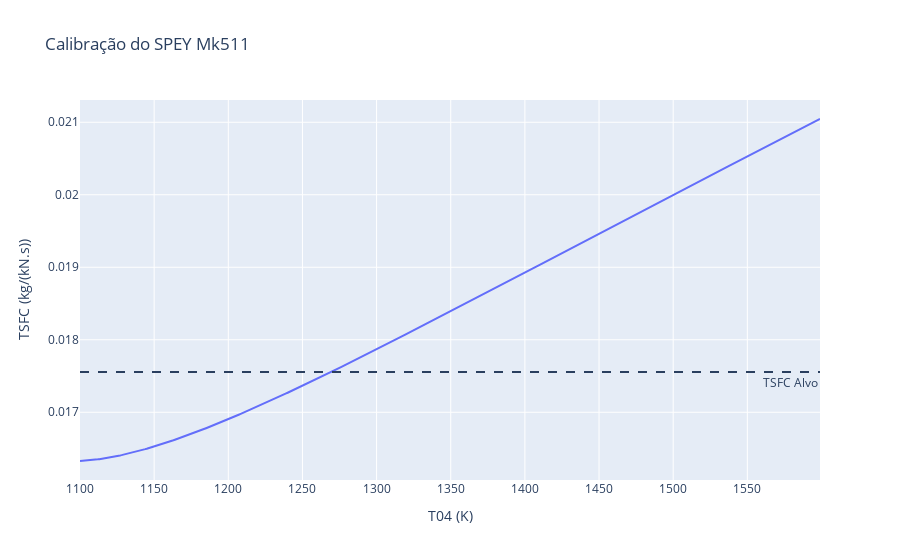
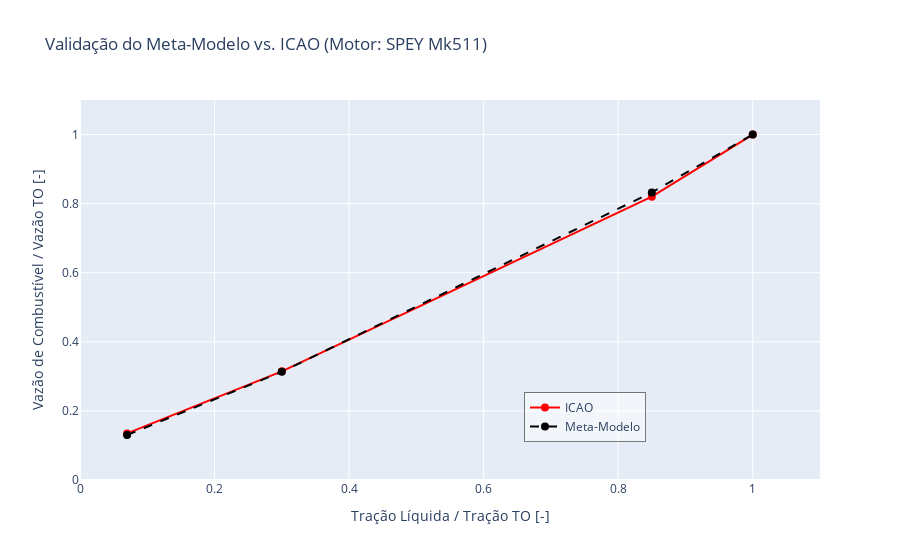

Notebook code for these charts, in order:
### Markdown cell above
### SPEY Mk511

### Code cell
# --- Configuração de Logger e Diretórios ---
LOG_DIR = "logs"
IMAGES_DIR = Path("images") # Define um diretório para salvar as imagens
if not os.path.exists(LOG_DIR): os.makedirs(LOG_DIR)
if not os.path.exists(IMAGES_DIR): os.makedirs(IMAGES_DIR)

logger = logging.getLogger("validation_plot")
logger.setLevel(logging.INFO)
if not logger.handlers:
    file_handler = logging.FileHandler(os.path.join(LOG_DIR, "validation.log"), mode='w', encoding='utf-8')
    console_handler = logging.StreamHandler()
    formatter = logging.Formatter('%(asctime)s - %(levelname)s - %(message)s')
    file_handler.setFormatter(formatter)
    console_handler.setFormatter(formatter)
    logger.addHandler(file_handler)
    logger.addHandler(console_handler)
lto_thrust_percentages = [0.07, 0.30, 0.85, 1.00]

# ==============================================================================
# 1. CONFIGURAÇÃO E CALIBRAÇÃO DO MOTOR
# ==============================================================================
logger.info("Iniciando calibração do motor para validação...")

# Configuração base e do motor
motor = "SPEY Mk511"
engine_config = {
    "bpr": 0.64,
    "prf": 1.5,
    "prc": 19.9 / 1.5,
}
icao_fuel_flow_kgs = [0.12, 0.28, 0.730, 0.890]
rated_thrust_kN = 50.7  # Empuxo nominal (100%)
fuel_flow_takeoff_kgs = 0.890  # Consumo em 100% de empuxo
t_04_bounds = (1100, 1600)
m_dot_bounds = (100, 800)

# Calibração
config_base = DEFAULT_CONFIG_TURBOFAN.copy()
config_base.update(engine_config)
turbofan = Turbofan(config_base)
optimization_status = turbofan.calibrate_turbofan(
    rated_thrust_kN=rated_thrust_kN,
    fuel_flow_kgs=fuel_flow_takeoff_kgs,
    t04_bounds=t_04_bounds,
    m_dot_bounds= m_dot_bounds
)
logger.info(f"Status da Calibração: {optimization_status}")

# Salva imagem da calibração
fig_calibracao = turbofan.plot_calibration_result(
    fuel_flow_takeoff_kgs/rated_thrust_kN,
    t04_range=np.arange(t_04_bounds[0], t_04_bounds[1], 1),
    title=f"Calibração do {motor}",
)
fig_calibracao.show()
fig_calibracao.write_image(IMAGES_DIR / f"{motor}_calibration.png", width=800, height=500, scale=2)

# ==============================================================================
# 2. GERAÇÃO DE DADOS (Meta-Modelo vs. ICAO)
# ==============================================================================
logger.info("Gerando dados para os pontos do ciclo LTO...")

# Calcula o consumo de combustível do seu modelo em cada ponto LTO
meta_modelo_fuel_flow_kgs = []
for thrust_perc in lto_thrust_percentages:
    turbofan.update_environment(percentage_of_rated_thrust=thrust_perc)
    meta_modelo_fuel_flow_kgs.append(turbofan.get_fuel_consumption())

# Normaliza os resultados pelo consumo de decolagem
meta_modelo_normalized = [ff / fuel_flow_takeoff_kgs for ff in meta_modelo_fuel_flow_kgs]

# Normaliza os dados da ICAO pelo consumo de decolagem
icao_normalized = [ff / fuel_flow_takeoff_kgs for ff in icao_fuel_flow_kgs]

# ==============================================================================
# 3. CRIAÇÃO DO DATAFRAME
# ==============================================================================

# Estrutura os dados para o Plotly
plot_df = pd.DataFrame({
    "Tração Líquida / Tração TO [-]": lto_thrust_percentages,
    "Meta-Modelo": meta_modelo_normalized,
    "ICAO": icao_normalized,
})
logger.info(f"DataFrame para plotagem:\n{plot_df}")

# ==============================================================================
# 4. PLOTAGEM COM PLOTLY GRAPH_OBJECTS (GO)
# ==============================================================================
logger.info("Gerando gráfico...")

# Inicializa a figura
fig = go.Figure()

# --- Adiciona a Linha da ICAO (Vermelha, Sólida) ---
fig.add_trace(go.Scatter(
    x=plot_df["Tração Líquida / Tração TO [-]"],
    y=plot_df["ICAO"],
    mode='lines+markers',  # Linhas e marcadores
    name='ICAO',
    line=dict(color='red', width=2, dash='solid'),
    marker=dict(color='red', size=8, symbol='circle')
))

# --- Adiciona a Linha do Meta-Modelo (Preta, Tracejada) ---
fig.add_trace(go.Scatter(
    x=plot_df["Tração Líquida / Tração TO [-]"],
    y=plot_df["Meta-Modelo"],
    mode='lines+markers',  # Linhas e marcadores
    name='Meta-Modelo',
    line=dict(color='black', width=2, dash='dash'),
    marker=dict(color='black', size=8, symbol='circle')
))

# --- Customiza o Layout do Gráfico ---
fig.update_layout(
    title=f"Validação do Meta-Modelo vs. ICAO (Motor: {motor})",
    xaxis_title="Tração Líquida / Tração TO [-]",
    yaxis_title="Vazão de Combustível / Vazão TO [-]",
    # Define os limites dos eixos para corresponder ao seu exemplo
    xaxis=dict(range=[0, 1.1]),
    yaxis=dict(range=[0, 1.1]),
    # Posiciona a legenda no canto inferior direito
    legend=dict(
        x=0.6, y=0.1,
        bgcolor='rgba(255, 255, 255, 0.5)', # Fundo semitransparente
        bordercolor='rgba(0, 0, 0, 0.5)',
        borderwidth=1
    )
)

# ==============================================================================
# 5. SALVAR E EXIBIR
# ==============================================================================

# Salva a imagem na pasta 'images'
file_name = f"{motor}_validation_plot.png"
fig.write_image(IMAGES_DIR / file_name, width=800, height=500, scale=2)
logger.info(f"Gráfico salvo em: {IMAGES_DIR / file_name}")

# Exibe o gráfico
fig.show()

### Figure 1 — Plotly figure (JSON) as saved in the notebook; plotly's stock layout.template omitted (floating-point values rounded to 4 significant figures; data arrays with more than 128 entries replaced by an {"elided": "..."} marker saying what was removed)
{"data": [{"hovertemplate": "T04 (K)=%{x}<br>TSFC (kg/s/kN)=%{y}<extra></extra>", "legendgroup": "", "line": {"color": "#636efa", "dash": "solid"}, "marker": {"symbol": "circle"}, "mode": "lines", "name": "", "orientation": "v", "showlegend": false, "x": {"elided": "500 int values"}, "xaxis": "x", "y": {"elided": "500 float values"}, "yaxis": "y", "type": "scatter"}], "layout": {"xaxis": {"anchor": "y", "domain": [0.0, 1.0], "title": {"text": "T04 (K)"}}, "yaxis": {"anchor": "x", "domain": [0.0, 1.0], "title": {"text": "TSFC (kg/(kN.s))"}}, "legend": {"tracegroupgap": 0}, "title": {"text": "Calibração do SPEY Mk511"}, "shapes": [{"line": {"dash": "dash"}, "type": "line", "x0": 0, "x1": 1, "xref": "x domain", "y0": 0.01755, "y1": 0.01755, "yref": "y"}], "annotations": [{"showarrow": false, "text": "TSFC Alvo", "x": 1, "xanchor": "right", "xref": "x domain", "y": 0.01755, "yanchor": "top", "yref": "y"}]}}

### Figure 2 — Plotly figure (JSON) as saved in the notebook; plotly's stock layout.template omitted (floating-point values rounded to 4 significant figures)
{"data": [{"line": {"color": "red", "dash": "solid", "width": 2}, "marker": {"color": "red", "size": 8, "symbol": "circle"}, "mode": "lines+markers", "name": "ICAO", "x": [0.07, 0.3, 0.85, 1.0], "y": [0.1348, 0.3146, 0.8202, 1.0], "type": "scatter"}, {"line": {"color": "black", "dash": "dash", "width": 2}, "marker": {"color": "black", "size": 8, "symbol": "circle"}, "mode": "lines+markers", "name": "Meta-Modelo", "x": [0.07, 0.3, 0.85, 1.0], "y": [0.1301, 0.3132, 0.8323, 1.0], "type": "scatter"}], "layout": {"xaxis": {"title": {"text": "Tração Líquida / Tração TO [-]"}, "range": [0, 1.1]}, "yaxis": {"title": {"text": "Vazão de Combustível / Vazão TO [-]"}, "range": [0, 1.1]}, "legend": {"x": 0.6, "y": 0.1, "bgcolor": "rgba(255, 255, 255, 0.5)", "bordercolor": "rgba(0, 0, 0, 0.5)", "borderwidth": 1}, "title": {"text": "Validação do Meta-Modelo vs. ICAO (Motor: SPEY Mk511)"}}}
